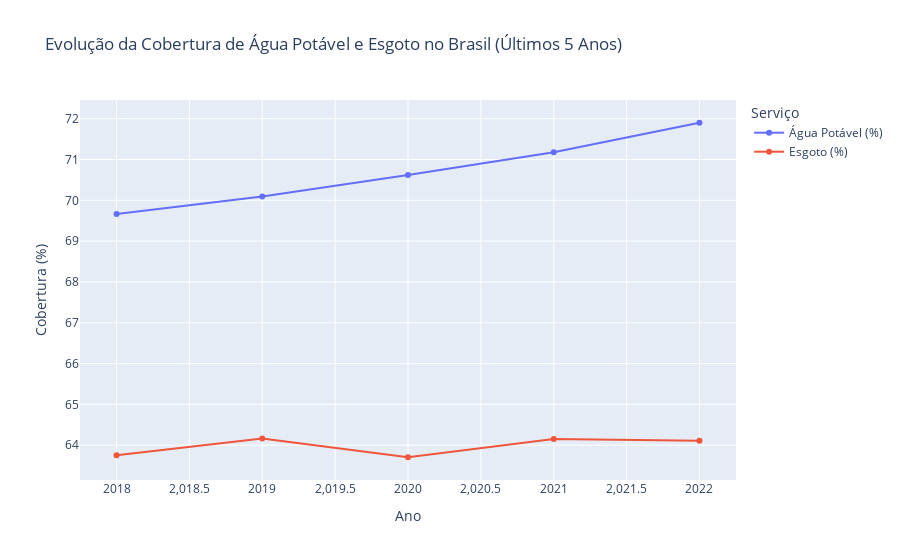

Notebook code cell kept with this figure:
### Code cell
import plotly.express as px
import pandas as pd

#Seleciona os últimos 5 anos
anos_recentes = df_filtrado['ano'].sort_values(ascending=False).unique()[:5]
df_ultimos = df_filtrado[df_filtrado['ano'].isin(anos_recentes)]

#Agrupa por ano (ou por região e ano se quiser comparar regiões)
df_agg = df_ultimos.groupby('ano')[['indice_atendimento_total_agua', 'indice_coleta_esgoto']].mean().reset_index()

#Renomeia para facilitar leitura no gráfico
df_agg.rename(columns={
    'indice_atendimento_total_agua': 'Água Potável (%)',
    'indice_coleta_esgoto': 'Esgoto (%)'
}, inplace=True)

#Transforma em formato longo (long format)
df_melt = df_agg.melt(id_vars='ano', var_name='Serviço', value_name='Cobertura (%)')

#Cria o gráfico de linha
fig = px.line(
    df_melt,
    x='ano',
    y='Cobertura (%)',
    color='Serviço',
    markers=True,
    title='Evolução da Cobertura de Água Potável e Esgoto no Brasil (Últimos 5 Anos)'
)

fig.update_layout(xaxis_title='Ano', yaxis_title='Cobertura (%)', hovermode='x unified')
fig.show()

### Figure 1 — Plotly figure (JSON) as saved in the notebook; plotly's stock layout.template omitted (floating-point values rounded to 4 significant figures)
{"data": [{"hovertemplate": "Serviço=Água Potável (%)<br>ano=%{x}<br>Cobertura (%)=%{y}<extra></extra>", "legendgroup": "Água Potável (%)", "line": {"color": "#636efa", "dash": "solid"}, "marker": {"symbol": "circle"}, "mode": "lines+markers", "name": "Água Potável (%)", "orientation": "v", "showlegend": true, "type": "scatter", "x": [2018, 2019, 2020, 2021, 2022], "xaxis": "x", "y": [69.67, 70.09, 70.62, 71.18, 71.9], "yaxis": "y"}, {"hovertemplate": "Serviço=Esgoto (%)<br>ano=%{x}<br>Cobertura (%)=%{y}<extra></extra>", "legendgroup": "Esgoto (%)", "line": {"color": "#EF553B", "dash": "solid"}, "marker": {"symbol": "circle"}, "mode": "lines+markers", "name": "Esgoto (%)", "orientation": "v", "showlegend": true, "type": "scatter", "x": [2018, 2019, 2020, 2021, 2022], "xaxis": "x", "y": [63.76, 64.16, 63.7, 64.15, 64.11], "yaxis": "y"}], "layout": {"hovermode": "x unified", "legend": {"title": {"text": "Serviço"}, "tracegroupgap": 0}, "title": {"text": "Evolução da Cobertura de Água Potável e Esgoto no Brasil (Últimos 5 Anos)"}, "xaxis": {"anchor": "y", "domain": [0, 1], "title": {"text": "Ano"}}, "yaxis": {"anchor": "x", "domain": [0, 1], "title": {"text": "Cobertura (%)"}}}}
